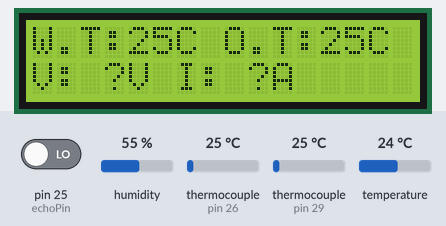
Bench run of a sketch on a simulated Arduino Mega 2560, built for the host (arithmetic inside an expression is 32-bit, double 64-bit). Shown: 16×2 character LCD. Inputs (shaded band) come from the test bench; at power-on: thermocouple (sensors on pin 26, pin 29) 25 °C, pin 25 (echoPin) LOW, humidity 55 %, temperature 24 °C. WiFi joins after 1.5 s; servers stay silent unless stated; what the sketch prints to the serial monitor is not drawn.

Above: at 8.0 s.
8.1 s: thermocouple (sensor on pin 26) set to 6 °C
At 10.2 s:
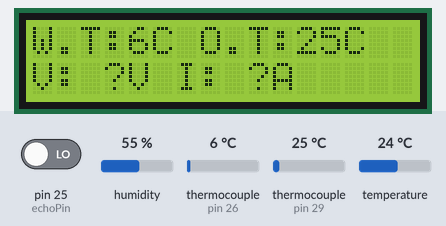
10.9 s: thermocouple (sensor on pin 29) set to 6 °C
At 12.4 s:
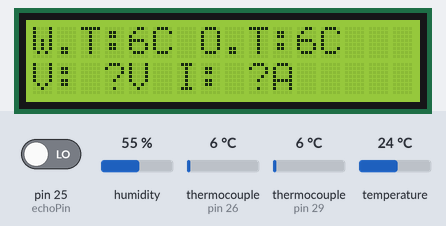
13.0 s: thermocouple (sensor on pin 26) set to 75 °C
At 14.7 s:
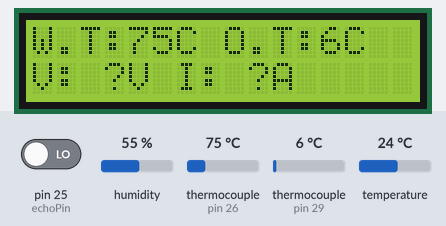
15.0 s: thermocouple (sensor on pin 29) set to 75 °C
At 16.8 s:
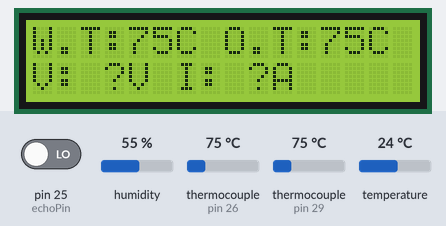
17.1 s: thermocouple (sensor on pin 26) set to 150 °C
At 18.2 s:
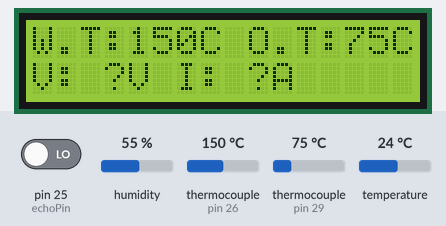
19.2 s: thermocouple (sensor on pin 29) set to 150 °C
At 20.5 s:
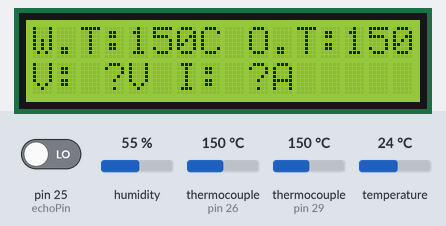
Timing chart, 0 to 22.2 s (numbered marks = the images above; inputs shaded):
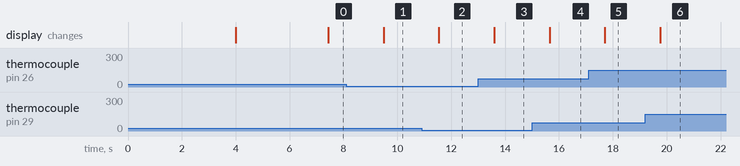

Measured:
- after the input at 8.1 s, the display: changes after 1.4 s (image 1)
- after the input at 10.9 s, the display: changes after 0.64 s (image 2)
- after the input at 13.0 s, the display: changes after 0.60 s (image 3)
- after the input at 15.0 s, the display: changes after 0.65 s (image 4)
- after the input at 17.1 s, the display: changes after 0.60 s (image 5)
- after the input at 19.2 s, the display: changes after 0.56 s (image 6)

The sketch:

MoniTran_V1.1.ino
```cpp
// Libraries
#include <LiquidCrystal_I2C.h>
#include <Thermocouple.h>
#include <MAX6675_Thermocouple.h>
#include <ThingSpeak.h>
#include <Wire.h>
#include <dht.h>
#include "WiFiEsp.h"
#include <ESP8266_Lib.h>
#include <BlynkSimpleShieldEsp8266.h>

#ifndef HAVE_HWSERIAL3
#include "SoftwareSerial.h"
SoftwareSerial Serial3(6, 7);                             // RX, TX (Software Serial defined)
#endif

dht DHT;

// Pin Definitions
/*
#define TX_PIN_PZEM 22                                    // PZEM-004T Tx Pin
#define RX_PIN_PZEM 23                                    // PZEM-004T Rx Pin
*/

#define trigPin 24                                        // HCSR04 Trig Pin
#define echoPin 25                                        // HCSR04 Echo Pin

#define CS_PINW 26                                        // Winding MAX6675 CS Pin
#define SO_PINW 27                                        // Winding MAX6675 SO Pin
#define SCK_PINW 28                                       // Winding MAX6675 SCK Pin

#define CS_PINO 29                                        // Oil MAX6675 CS Pin
#define SO_PINO 30                                        // Oil MAX6675 SO Pin
#define SCK_PINO 31                                       // Oil MAX6675 SCK Pin

#define DHT11_PIN 34                                      // DHT11 Data Pin

// LCDs defined
LiquidCrystal_I2C lcd1(0x21, 16, 2);                      // LCD 1
//LiquidCrystal_I2C lcd2(0x27, 16, 2);                    // LCD 2

Thermocouple* thermocoupleW;                              // Winding Temperature Thermocouple
Thermocouple* thermocoupleO;                              // Oil Temperature Thermocouple

// Network information
const char* ssid = "Mitra_2.4GHz";                        // WiFi Name/SSID
const char* password = "MUNUA2001";                       // WiFi Password

// ThingSpeak information
char thingSpeakAddress[] = "api.thingspeak.com";          // ThingSpeak Address
char* writeAPIKey = "DHNDHNM9Z9G7ZPWV";                   // Write API Key
char* readAPIKey = "9S7OHAFY7AZ9768C";                    // Read API Key
const long channelID = 1274361;                           // Upload Channel ID

//Blynk Information
char auth[] = "Hq3OHNa1u_eubVi6XmX5RIEuAE0NcWRD";         //Blynk Auth Token

const unsigned long postingInterval = 60L * 1000L;        //  Posting Interval/Time period defined

// ThingSpeak DataFields Defined
unsigned int dataFieldOne = 1;                            // Winding Temperature DataField
unsigned int dataFieldTwo = 2;                            // Oil Temperature DataField
unsigned int dataFieldThree = 3;                          // Ambient Temperature DataField
unsigned int dataFieldFour = 4;                           // Humidity DataField
unsigned int dataFieldFive = 5;                           // Distance DataField

// Check Variables(Time) for Posting Status defined and set to 0
unsigned long lastConnectionTime = 0;
long lastUpdateTime = 0;

WiFiEspClient client;                                     // WiFi ESP Client defined
ESP8266 wifi(&Serial3);

// Variables Defined
double duration;                                          // Variable for the duration of sound wave travel
float distance;                                           // Variable for the distance measurement

void setup() {

  pinMode(trigPin, OUTPUT);                               // Sets the trigPin as an OUTPUT
  pinMode(echoPin, INPUT);                                // Sets the echoPin as an INPUT

  Serial.begin(115200);                                   // Initialize serial for ESP module
  Serial3.begin(115200);                                  // Initialize ESP module

  WiFi.init(&Serial3);                                    //WiFi connection initialised through Serial 3 (ESP Module)
  connectWiFi();                                          //Function invoked to connect to specified WiFi

  // LCDs initialized
  // LCD 1
  lcd1.begin();
  lcd1.backlight();
  lcd1.clear();
  lcd1.setCursor(0,0);
  /*
  // LCD 2
  lcd2.begin();
  lcd2.backlight();
  lcd2.clear();
  lcd2.setCursor(0,0);
  */

  thermocoupleW = new MAX6675_Thermocouple(SCK_PINW, CS_PINW, SO_PINW);             // Defines variable for Winding MAX6675 parameters
  thermocoupleO = new MAX6675_Thermocouple(SCK_PINO, CS_PINO, SO_PINO);             // Defines variable for Oil MAX6675 parameters

  Blynk.begin(auth, wifi, ssid, password);                  //Blynk initiated

  delay(10);

}


void loop() {

  // Ultrasonic Sensor for Oil Level Monitoring
  digitalWrite(trigPin, LOW);                               // Clears the trigPin condition
  delay(250);
  digitalWrite(trigPin, HIGH);                              // Sets the trigPin HIGH (ACTIVE) for 10 microseconds
  delay(250);
  digitalWrite(trigPin, LOW);
  duration = pulseIn(echoPin, HIGH);                        // Reads the echoPin, returns the sound wave travel time in microseconds
  distance = duration * 0.0343 / 2;                         // Calculating the distance : Speed of Sound Wave divided by 2 (Forward and Return)
  Serial.print("\nDistance: ");
  Serial.print(distance);                                   // Displays the distance on the Serial Monitor
  Serial.println(" cm");

  // DHT11 for Ambient Temperature and Humidity
  int chk = DHT.read11(DHT11_PIN);                          // Reads the DHT11 parameters
  Serial.print("Ambient Temperature = ");
  Serial.println(DHT.temperature);                          // Displays Ambient Temperature in Serial Monitor
  Serial.print("Humidity = ");
  Serial.println(DHT.humidity);                             // Displays Humidity in Serial Monitor

  // 2x MAX6675 for Winding Temperature and Oil Temperature
  const double celsiusW = thermocoupleW->readCelsius();     // Reads Winding Temperature
  const double celsiusO = thermocoupleO->readCelsius();     // Reads Oil Temperature
  Serial.print("Temperature of Winding: ");
  Serial.print(celsiusW);                                   // Displays Winding Temperature on Serial Monitor
  Serial.print("\nTemperature of Oil: ");
  Serial.print(celsiusO);                                   // Displays Oil Temperature on Serial Monitor
  Serial.print("\n\n");

  // Checks if last posted data is equal to set Posting Interval
  if (millis() - lastUpdateTime >=  postingInterval)
  {
      lastUpdateTime = millis();                            // Sets last update time as current time

      // Invokes function to send collected sensor data to ThingSpeak
      write2TSData( channelID , dataFieldOne , celsiusW , dataFieldTwo , celsiusO , dataFieldThree , DHT.temperature , dataFieldFour , DHT.humidity , dataFieldFive , distance );

      // Writes Data to Blynk
      Blynk.virtualWrite(V5, celsiusW);                     //Sends Winding Temperature through Virtual Pin 5
      Blynk.virtualWrite(V6, celsiusO);                     //Sends Oil Temperature through Virtual Pin 5
      Blynk.virtualWrite(V7, DHT.temperature);              //Sends Ambient Temperature through Virtual Pin 5
  }

  // Display on 2x LCD screens

  //LCD 1
  lcd1.clear();
  lcd1.print("W.T:");
  lcd1.print(int(celsiusW));
  lcd1.print("C O.T:");
  lcd1.print(int(celsiusO));
  lcd1.print("C");
  lcd1.setCursor(0,1);
  lcd1.print("V: ?");
  lcd1.print("V I: ?");
  lcd1.print("A");

  //LCD 2
/*lcd2.clear();
  lcd2.print("A.T:");
  lcd2.print(int(DHT.temperature));
  lcd2.print("H:");
  lcd2.print(int(DHT.humidity));
  lcd2.print("% ");
  lcd2.setCursor(0,1);
  lcd2.print("D:");
  lcd2.print(distance);
  lcd2.print("cm");
*/

  Blynk.run();

  delay(500);

}

// Function for Connection to Wifi
int connectWiFi()
{
    while (WiFi.status() != WL_CONNECTED)                     // Loop until WiFi connected
    {
        WiFi.begin( ssid, password );
        delay(2500);
        Serial.println("Connecting to WiFi");
    }

    Serial.println( "Connected" );
    ThingSpeak.begin( client );
}

// Function for Writing Data to ThingSpeak
int write2TSData( long TSChannel, unsigned int TSField1, float field1Data, unsigned int TSField2, float field2Data, unsigned int TSField3, float field3Data , unsigned int TSField4, float field4Data, unsigned int TSField5, float field5Data )
{

  ThingSpeak.setField( TSField1, field1Data );
  ThingSpeak.setField( TSField2, field2Data );
  ThingSpeak.setField( TSField3, field3Data );
  ThingSpeak.setField( TSField4, field4Data );
  ThingSpeak.setField( TSField5, field5Data );

  int writeSuccess = ThingSpeak.writeFields( TSChannel, writeAPIKey );
  return writeSuccess;
}
```
